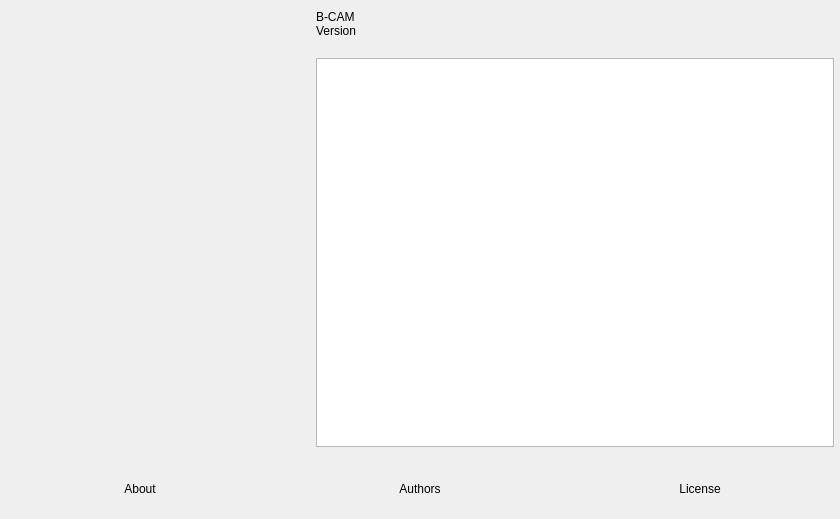
<?xml version="1.0" encoding="UTF-8"?>
<ui version="4.0">
 <class>OBSAbout</class>
 <widget class="QWidget" name="OBSAbout">
  <property name="geometry">
   <rect>
    <x>0</x>
    <y>0</y>
    <width>840</width>
    <height>519</height>
   </rect>
  </property>
  <property name="windowTitle">
   <string>About</string>
  </property>
  <layout class="QVBoxLayout" name="verticalLayout_2">
   <property name="leftMargin">
    <number>0</number>
   </property>
   <property name="topMargin">
    <number>0</number>
   </property>
   <property name="rightMargin">
    <number>0</number>
   </property>
   <property name="bottomMargin">
    <number>0</number>
   </property>
   <item>
    <layout class="QHBoxLayout" name="horizontalLayout_2">
     <property name="spacing">
      <number>30</number>
     </property>
     <property name="leftMargin">
      <number>30</number>
     </property>
     <property name="topMargin">
      <number>10</number>
     </property>
     <property name="rightMargin">
      <number>6</number>
     </property>
     <property name="bottomMargin">
      <number>6</number>
     </property>
     <item>
      <widget class="QLabel" name="icon">
       <property name="minimumSize">
        <size>
         <width>256</width>
         <height>256</height>
        </size>
       </property>
       <property name="maximumSize">
        <size>
         <width>256</width>
         <height>256</height>
        </size>
       </property>
       <property name="text">
        <string/>
       </property>
       <property name="pixmap">
        <pixmap>:res/images/obs.png</pixmap>
       </property>
       <property name="scaledContents">
        <bool>true</bool>
       </property>
      </widget>
     </item>
     <item>
      <layout class="QVBoxLayout" name="verticalLayout">
       <property name="spacing">
        <number>0</number>
       </property>
       <item>
        <widget class="QLabel" name="name">
         <property name="text">
          <string notr="true">B-CAM</string>
         </property>
        </widget>
       </item>
       <item>
        <widget class="QLabel" name="version">
         <property name="text">
          <string notr="true">Version</string>
         </property>
        </widget>
       </item>
       <item>
        <spacer name="verticalSpacer">
         <property name="orientation">
          <enum>Qt::Vertical</enum>
         </property>
         <property name="sizeType">
          <enum>QSizePolicy::Fixed</enum>
         </property>
         <property name="sizeHint" stdset="0">
          <size>
           <width>20</width>
           <height>20</height>
          </size>
         </property>
        </spacer>
       </item>
       <item>
        <widget class="QTextBrowser" name="textBrowser">
         <property name="openExternalLinks">
          <bool>true</bool>
         </property>
        </widget>
       </item>
      </layout>
     </item>
    </layout>
   </item>
   <item>
    <widget class="QFrame" name="widget">
     <property name="minimumSize">
      <size>
       <width>0</width>
       <height>60</height>
      </size>
     </property>
     <layout class="QHBoxLayout" name="horizontalLayout">
      <property name="spacing">
       <number>0</number>
      </property>
      <property name="leftMargin">
       <number>0</number>
      </property>
      <property name="topMargin">
       <number>0</number>
      </property>
      <property name="rightMargin">
       <number>0</number>
      </property>
      <property name="bottomMargin">
       <number>0</number>
      </property>
      <item>
       <widget class="ClickableLabel" name="about">
        <property name="text">
         <string>About</string>
        </property>
        <property name="alignment">
         <set>Qt::AlignCenter</set>
        </property>
       </widget>
      </item>
      <item>
       <widget class="ClickableLabel" name="authors">
        <property name="text">
         <string>Authors</string>
        </property>
        <property name="alignment">
         <set>Qt::AlignCenter</set>
        </property>
       </widget>
      </item>
      <item>
       <widget class="ClickableLabel" name="license">
        <property name="text">
         <string>License</string>
        </property>
        <property name="alignment">
         <set>Qt::AlignCenter</set>
        </property>
       </widget>
      </item>
     </layout>
    </widget>
   </item>
  </layout>
 </widget>
 <customwidgets>
  <customwidget>
   <class>ClickableLabel</class>
   <extends>QLabel</extends>
   <header>clickable-label.hpp</header>
  </customwidget>
 </customwidgets>
 <resources/>
 <connections/>
</ui>
